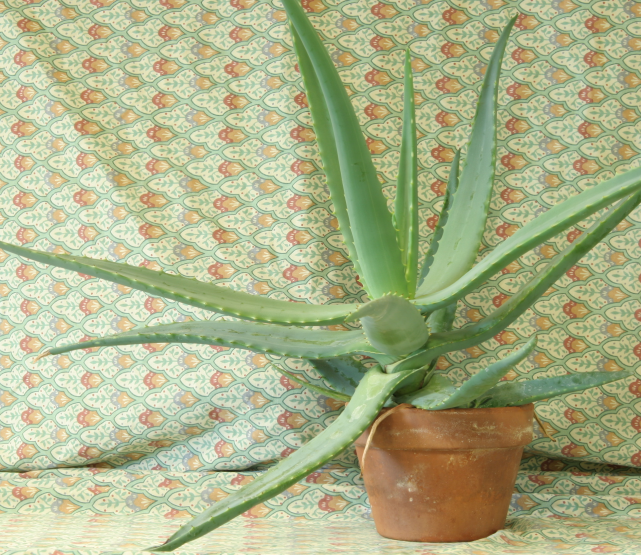
%> input picture Datasets/aloe/view1.png, 1282 x 1110 px (shown at 1/2 size)
$ octave demo_prepare_images_with_holes.m   (GNU Octave 9; MATLAB toolbox functions it lacks are replaced by stand-ins)
%> lines starting %> are read from the running program, lines starting %| are printed output that depends on the picture
close all
clear
clc

dataset = 'Aloe';
% [5 lines of commented-out code are left out]


I1 = single(imread(['datasets\',dataset,'\view1.png']));
D1 = single(imread(['datasets\',dataset,'\disp1_noholes.png']));
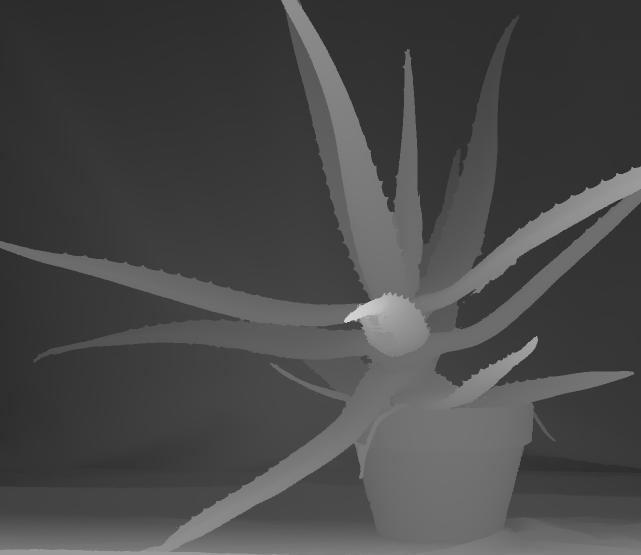
%> input picture Datasets/aloe/disp1_noholes.png, 1282 x 1110 px (shown at 1/2 size)
%> D1: size 1110x1282 single; min 43, max 211, mean 72.5; mean of the top-left, top-right, bottom-left and bottom-right quarters 56, 68.3, 74.2, 91.6

[h, w] = size(D1);
%> h = 1110; w = 1282
%HW = h * w;
maxdisp = ceil(max(D1(:)));
%> maxdisp = 211
mindisp = 0;
D1(D1 < mindisp) = nan; % true depth with possible holes
% [7 lines of commented-out code are left out]

f = 3740;
% Camera intrinsics matrix:
K = [f, 0, (w)/2;...
    0, f, (h)/2;...
    0, 0,   1];
%> K = [3740 0 641; 0 3740 555; 0 0 1]
baseline = 160; % mm
%[Dx, Dy] = gradient(D1);

Z1 = f*baseline./(D1); %Z1 = f*baseline./(D1+200);
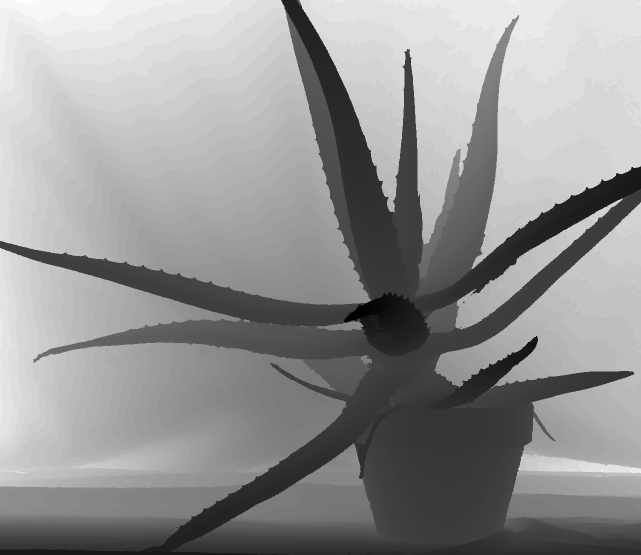
%> Z1: size 1110x1282 single (shown at 1/2 size); min 2836, max 13916.3, mean 9291.5; drawn with min black and max white
%Z1f = f*baseline./(D1f);
C1 = single(K*[eye(3), [0 0 0]']);
%> C1 = [3740 0 641 0; 0 3740 555 0; 0 0 1 0]
Zmin = min(Z1(:));
%> Zmin = 2836
Zmax = max(Z1(:));
%> Zmax = 13916.3

%
v=2; % desired view index
offR = 50*(v-1);
t = [-40*(v-1) 0 0]';
%t = [-50 -50 1000]';
Cv = single(K*[eye(3), t]);
radius = 0;
%
%> (the run ends here)
